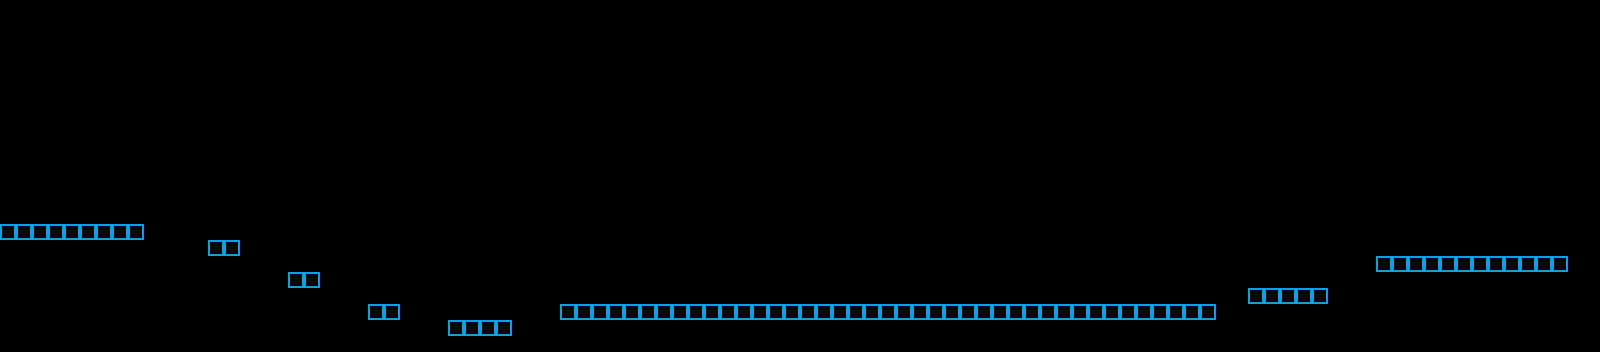

A level layout from a 2D game, rendered from its tile map. Below: a short description, then the map file with tile-grid data replaced by summaries:
An orthogonal 100x22 tile map with 16x16 px tiles, 1 tile layer (Colliders), 4 hidden layers not drawn, 2 tilesets and 11 objects.

<map version="1.5" tiledversion="1.7.2" orientation="orthogonal" renderorder="right-down" width="100" height="22" tilewidth="16" tileheight="16" infinite="0" nextlayerid="11" nextobjectid="1">
 <editorsettings>
  <export target="temp/map.csv" format="csv" />
 </editorsettings>
 <tileset firstgid="1" name="myTerrain_ss" tilewidth="16" tileheight="16" tilecount="1000" columns="10">
  <image source="myTerrain_ss.png" width="160" height="1600" />
  <tile id="0">
   <objectgroup draworder="index" id="2">
    <object id="1" x="10.2317" y="6.09305" width="0.747261" height="0.747261" />
    <object id="2" x="0.517334" y="0.574816" width="15.3476" height="15.2901" />
    <object id="3" x="9.48821" y="23.1167" />
    <object id="4" x="2.07016" y="7.13053" width="5.63542" height="1.61012" />
    <object id="5" x="7.70558" y="8.74066" />
    <object id="6" x="7.70558" y="8.74066" />
    <object id="7" x="2.30017" y="1.84014" width="8.39563" height="7.70558" />
    <object id="8" x="4.48534" y="3.68028" width="7.18804" height="6.90052" />
    <object id="9" x="4.48534" y="3.68028" width="5.46291" height="5.75043" />
    <object id="10" x="12.3059" y="10.5233" />
   </objectgroup>
  </tile>
  <tile id="2">
   <objectgroup draworder="index" id="2">
    <object id="1" x="5.75043" y="-9.54572" />
   </objectgroup>
  </tile>
 </tileset>
 <tileset firstgid="1001" name="collider" tilewidth="16" tileheight="16" tilecount="1" columns="1">
  <image source="collider.png" width="16" height="16" />
 </tileset>
 <layer id="7" name="Sky" width="100" height="22" visible="0">
  <data>[2200 cells, 1700 non-empty, 20 distinct tile ids]</data>
 </layer>
 <layer id="4" name="Clouds" width="100" height="22" visible="0">
  <data>[2200 cells, 1698 non-empty, 208 distinct tile ids]</data>
 </layer>
 <layer id="6" name="Ground" width="100" height="22" visible="0">
  <data>[2200 cells, 327 non-empty, 189 distinct tile ids]</data>
 </layer>
 <layer id="9" name="Objects" width="100" height="22" visible="0">
  <data>[2200 cells, 208 non-empty, 119 distinct tile ids]</data>
 </layer>
 <layer id="10" name="Colliders" width="100" height="22">
  <data>[2200 cells, 77 non-empty, 1 distinct tile ids]</data>
 </layer>
</map>
